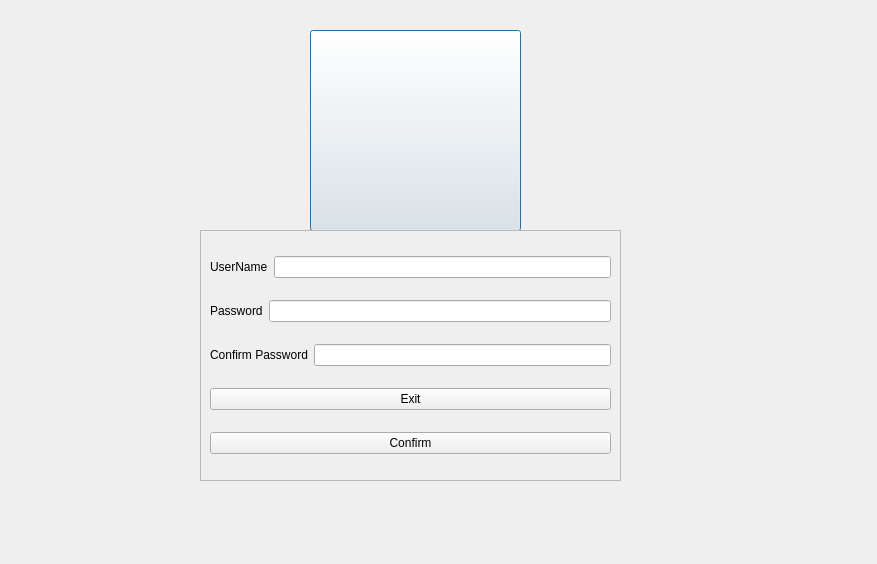
<?xml version="1.0" encoding="UTF-8"?>
<ui version="4.0">
 <class>Dialog</class>
 <widget class="QDialog" name="Dialog">
  <property name="geometry">
   <rect>
    <x>0</x>
    <y>0</y>
    <width>877</width>
    <height>564</height>
   </rect>
  </property>
  <property name="windowTitle">
   <string>Dialog</string>
  </property>
  <widget class="QPushButton" name="pushButton">
   <property name="geometry">
    <rect>
     <x>310</x>
     <y>30</y>
     <width>211</width>
     <height>201</height>
    </rect>
   </property>
   <property name="styleSheet">
    <string notr="true">QPushButton
{
background-image:url(&quot;C:/Users/swetaa/OneDrive/Documents/Login_Application_Form/Signup.png&quot;);
}</string>
   </property>
   <property name="text">
    <string/>
   </property>
  </widget>
  <widget class="QFrame" name="frame">
   <property name="geometry">
    <rect>
     <x>200</x>
     <y>230</y>
     <width>421</width>
     <height>251</height>
    </rect>
   </property>
   <property name="frameShape">
    <enum>QFrame::StyledPanel</enum>
   </property>
   <property name="frameShadow">
    <enum>QFrame::Raised</enum>
   </property>
   <layout class="QVBoxLayout" name="verticalLayout">
    <item>
     <layout class="QHBoxLayout" name="horizontalLayout">
      <item>
       <widget class="QLabel" name="label">
        <property name="text">
         <string>UserName</string>
        </property>
       </widget>
      </item>
      <item>
       <widget class="QLineEdit" name="lineEdit"/>
      </item>
     </layout>
    </item>
    <item>
     <layout class="QHBoxLayout" name="horizontalLayout_2">
      <item>
       <widget class="QLabel" name="label_2">
        <property name="text">
         <string>Password</string>
        </property>
       </widget>
      </item>
      <item>
       <widget class="QLineEdit" name="lineEdit_2">
        <property name="echoMode">
         <enum>QLineEdit::Password</enum>
        </property>
       </widget>
      </item>
     </layout>
    </item>
    <item>
     <layout class="QHBoxLayout" name="horizontalLayout_3">
      <item>
       <widget class="QLabel" name="label_3">
        <property name="text">
         <string>Confirm Password</string>
        </property>
       </widget>
      </item>
      <item>
       <widget class="QLineEdit" name="lineEdit_3">
        <property name="echoMode">
         <enum>QLineEdit::Password</enum>
        </property>
       </widget>
      </item>
     </layout>
    </item>
    <item>
     <widget class="QPushButton" name="Exit">
      <property name="text">
       <string>Exit</string>
      </property>
     </widget>
    </item>
    <item>
     <widget class="QPushButton" name="Confirm">
      <property name="text">
       <string>Confirm</string>
      </property>
     </widget>
    </item>
   </layout>
  </widget>
 </widget>
 <resources/>
 <connections/>
</ui>
